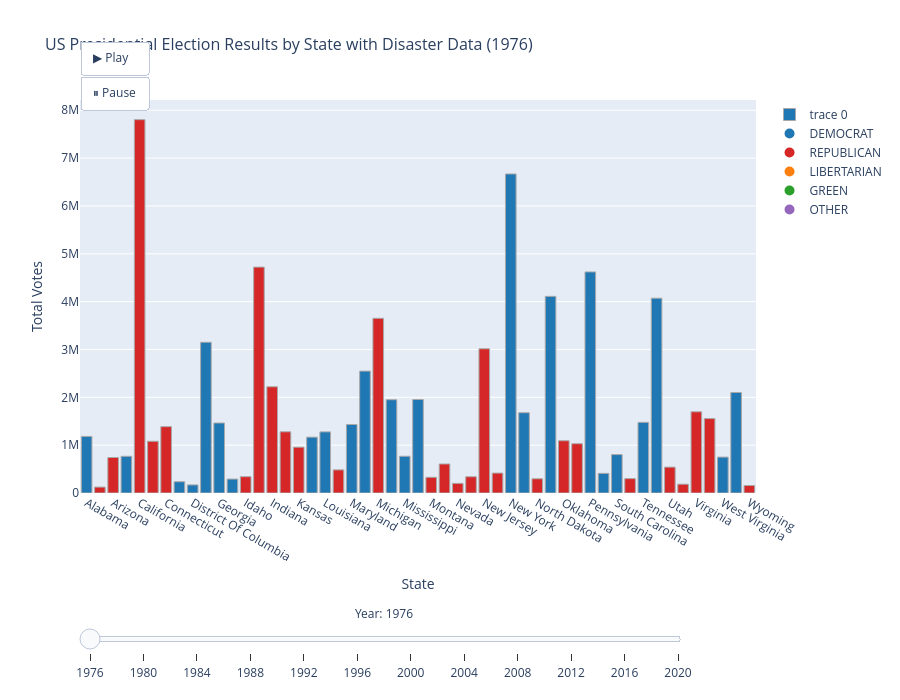

Notebook cell for this chart:
### Code cell
# ===== INTERACTIVE PLOTLY VISUALIZATION =====

import plotly.graph_objects as go

# Define color mapping for parties
party_colors = {
    'DEMOCRAT': '#1f77b4',
    'REPUBLICAN': '#d62728',
    'LIBERTARIAN': '#ff7f0e',
    'GREEN': '#2ca02c',
    'OTHER': '#9467bd'
}

# Get all unique years and sort them
election_years = sorted(merged_df['year'].unique())

# Create frames for animation (one per year)
frames = []
for year in election_years:
    year_data = merged_df[merged_df['year'] == year]
    
    # Create hover text with detailed information
    hover_text = (
        '<b>' + year_data['state'] + '</b><br>' +
        'Winning Party: ' + year_data['winning_party'] + '<br>' +
        'Total Votes: ' + (year_data['total_votes']/1000).round(1).astype(str) + 'K<br>' +
        'Disasters: ' + year_data['disaster_count'].astype(int).astype(str) + '<br>' +
        'Incident Types: ' + year_data['incident_type'] + '<br>' +
        'Total FEMA Aid: ' + year_data['total_fema_aid_formatted'] +
        '<extra></extra>'
    )
    
    # Assign colors based on winning party
    bar_colors = year_data['winning_party'].map(party_colors).fillna('#cccccc')
    
    fig_data = go.Bar(
        x=year_data['state'],
        y=year_data['total_votes'],
        marker=dict(color=bar_colors, line=dict(color='darkgray', width=1)),
        hovertext=hover_text,
        hoverinfo='text',
        name='Election Results'
    )
    
    frames.append(go.Frame(data=[fig_data], name=str(year)))

# Create initial figure with first year
initial_year = election_years[0]
initial_data = merged_df[merged_df['year'] == initial_year]
initial_colors = initial_data['winning_party'].map(party_colors).fillna('#cccccc')
initial_hover = (
    '<b>' + initial_data['state'] + '</b><br>' +
    'Winning Party: ' + initial_data['winning_party'] + '<br>' +
    'Total Votes: ' + (initial_data['total_votes']/1000).round(1).astype(str) + 'K<br>' +
    'Disasters: ' + initial_data['disaster_count'].astype(int).astype(str) + '<br>' +
    'Incident Types: ' + initial_data['incident_type'] + '<br>' +
    'Total FEMA Aid: ' + initial_data['total_fema_aid_formatted'] +
    '<extra></extra>'
)

fig = go.Figure(
    data=[go.Bar(
        x=initial_data['state'],
        y=initial_data['total_votes'],
        marker=dict(color=initial_colors, line=dict(color='darkgray', width=1)),
        hovertext=initial_hover,
        hoverinfo='text'
    )],
    frames=frames
)

# Add legend elements
legend_elements = [
    go.Scatter(x=[None], y=[None], mode='markers', 
               marker=dict(size=10, color=color), name=party)
    for party, color in party_colors.items()
]

for element in legend_elements:
    fig.add_trace(element)

# Update layout with animation controls
fig.update_layout(
    title=dict(text=f'US Presidential Election Results by State with Disaster Data ({initial_year})',
               font=dict(size=16)),
    xaxis_title='State',
    yaxis_title='Total Votes',
    height=700,
    hovermode='closest',
    updatemenus=[dict(
        type='buttons',
        showactive=False,
        y=1.15,
        x=0.0,
        xanchor='left',
        yanchor='top',
        buttons=[
            dict(label='▶ Play', method='animate',
                 args=[None, {'frame': {'duration': 500, 'redraw': True},
                               'fromcurrent': True, 'transition': {'duration': 300}}]),
            dict(label='⏸ Pause', method='animate',
                 args=[[None], {'frame': {'duration': 0, 'redraw': True},
                                 'mode': 'immediate', 'transition': {'duration': 0}}])
        ]
    )],
    sliders=[{
        'active': 0,
        'yanchor': 'top',
        'y': -0.15,
        'xanchor': 'left',
        'x': 0.0,
        'len': 0.9,
        'transition': {'duration': 300},
        'pad': {'b': 10, 't': 50},
        'currentvalue': {
            'font': {'size': 12},
            'prefix': 'Year: ',
            'visible': True,
            'xanchor': 'center'
        },
        'steps': [
            {
                'args': [[str(year)], {
                    'frame': {'duration': 300, 'redraw': True},
                    'mode': 'immediate',
                    'transition': {'duration': 300}
                }],
                'method': 'animate',
                'label': str(year)
            }
            for year in election_years
        ]
    }]
)

fig.show()

### Figure 1 — Plotly figure (JSON) as saved in the notebook; plotly's stock layout.template omitted (floating-point values rounded to 4 significant figures)
{"data": [{"hoverinfo": "text", "hovertext": ["<b>Alabama</b><br>Winning Party: DEMOCRAT<br>Total Votes: 1182.8K<br>Disasters: 0<br>Incident Types: No reported disasters<br>Total FEMA Aid: $0.0M<extra></extra>", "<b>Alaska</b><br>Winning Party: REPUBLICAN<br>Total Votes: 123.6K<br>Disasters: 0<br>Incident Types: No reported disasters<br>Total FEMA Aid: $0.0M<extra></extra>", "<b>Arizona</b><br>Winning Party: REPUBLICAN<br>Total Votes: 742.7K<br>Disasters: 0<br>Incident Types: No reported disasters<br>Total FEMA Aid: $0.0M<extra></extra>", "<b>Arkansas</b><br>Winning Party: DEMOCRAT<br>Total Votes: 767.5K<br>Disasters: 0<br>Incident Types: No reported disasters<br>Total FEMA Aid: $0.0M<extra></extra>", "<b>California</b><br>Winning Party: REPUBLICAN<br>Total Votes: 7803.8K<br>Disasters: 0<br>Incident Types: No reported disasters<br>Total FEMA Aid: $0.0M<extra></extra>", "<b>Colorado</b><br>Winning Party: REPUBLICAN<br>Total Votes: 1081.4K<br>Disasters: 0<br>Incident Types: No reported disasters<br>Total FEMA Aid: $0.0M<extra></extra>", "<b>Connecticut</b><br>Winning Party: REPUBLICAN<br>Total Votes: 1386.4K<br>Disasters: 0<br>Incident Types: No reported disasters<br>Total FEMA Aid: $0.0M<extra></extra>", "<b>Delaware</b><br>Winning Party: DEMOCRAT<br>Total Votes: 235.6K<br>Disasters: 0<br>Incident Types: No reported disasters<br>Total FEMA Aid: $0.0M<extra></extra>", "<b>District Of Columbia</b><br>Winning Party: DEMOCRAT<br>Total Votes: 168.8K<br>Disasters: 0<br>Incident Types: No reported disasters<br>Total FEMA Aid: $0.0M<extra></extra>", "<b>Florida</b><br>Winning Party: DEMOCRAT<br>Total Votes: 3150.6K<br>Disasters: 0<br>Incident Types: No reported disasters<br>Total FEMA Aid: $0.0M<extra></extra>", "<b>Georgia</b><br>Winning Party: DEMOCRAT<br>Total Votes: 1463.2K<br>Disasters: 0<br>Incident Types: No reported disasters<br>Total FEMA Aid: $0.0M<extra></extra>", "<b>Hawaii</b><br>Winning Party: DEMOCRAT<br>Total Votes: 291.3K<br>Disasters: 0<br>Incident Types: No reported disasters<br>Total FEMA Aid: $0.0M<extra></extra>", "<b>Idaho</b><br>Winning Party: REPUBLICAN<br>Total Votes: 340.9K<br>Disasters: 0<br>Incident Types: No reported disasters<br>Total FEMA Aid: $0.0M<extra></extra>", "<b>Illinois</b><br>Winning Party: REPUBLICAN<br>Total Votes: 4721.3K<br>Disasters: 0<br>Incident Types: No reported disasters<br>Total FEMA Aid: $0.0M<extra></extra>", "<b>Indiana</b><br>Winning Party: REPUBLICAN<br>Total Votes: 2220.4K<br>Disasters: 0<br>Incident Types: No reported disasters<br>Total FEMA Aid: $0.0M<extra></extra>", "<b>Iowa</b><br>Winning Party: REPUBLICAN<br>Total Votes: 1279.3K<br>Disasters: 0<br>Incident Types: No reported disasters<br>Total FEMA Aid: $0.0M<extra></extra>", "<b>Kansas</b><br>Winning Party: REPUBLICAN<br>Total Votes: 957.8K<br>Disasters: 0<br>Incident Types: No reported disasters<br>Total FEMA Aid: $0.0M<extra></extra>", "<b>Kentucky</b><br>Winning Party: DEMOCRAT<br>Total Votes: 1167.1K<br>Disasters: 0<br>Incident Types: No reported disasters<br>Total FEMA Aid: $0.0M<extra></extra>", "<b>Louisiana</b><br>Winning Party: DEMOCRAT<br>Total Votes: 1277.4K<br>Disasters: 0<br>Incident Types: No reported disasters<br>Total FEMA Aid: $0.0M<extra></extra>", "<b>Maine</b><br>Winning Party: REPUBLICAN<br>Total Votes: 483.0K<br>Disasters: 0<br>Incident Types: No reported disasters<br>Total FEMA Aid: $0.0M<extra></extra>", "<b>Maryland</b><br>Winning Party: DEMOCRAT<br>Total Votes: 1432.3K<br>Disasters: 0<br>Incident Types: No reported disasters<br>Total FEMA Aid: $0.0M<extra></extra>", "<b>Massachusetts</b><br>Winning Party: DEMOCRAT<br>Total Votes: 2547.6K<br>Disasters: 0<br>Incident Types: No reported disasters<br>Total FEMA Aid: $0.0M<extra></extra>", "<b>Michigan</b><br>Winning Party: REPUBLICAN<br>Total Votes: 3651.6K<br>Disasters: 0<br>Incident Types: No reported disasters<br>Total FEMA Aid: $0.0M<extra></extra>", "<b>Minnesota</b><br>Winning Party: DEMOCRAT<br>Total Votes: 1949.9K<br>Disasters: 0<br>Incident Types: No reported disasters<br>Total FEMA Aid: $0.0M<extra></extra>", "<b>Mississippi</b><br>Winning Party: DEMOCRAT<br>Total Votes: 768.4K<br>Disasters: 0<br>Incident Types: No reported disasters<br>Total FEMA Aid: $0.0M<extra></extra>", "<b>Missouri</b><br>Winning Party: DEMOCRAT<br>Total Votes: 1953.6K<br>Disasters: 0<br>Incident Types: No reported disasters<br>Total FEMA Aid: $0.0M<extra></extra>", "<b>Montana</b><br>Winning Party: REPUBLICAN<br>Total Votes: 328.7K<br>Disasters: 0<br>Incident Types: No reported disasters<br>Total FEMA Aid: $0.0M<extra></extra>", "<b>Nebraska</b><br>Winning Party: REPUBLICAN<br>Total Votes: 606.7K<br>Disasters: 0<br>Incident Types: No reported disasters<br>Total FEMA Aid: $0.0M<extra></extra>", "<b>Nevada</b><br>Winning Party: REPUBLICAN<br>Total Votes: 201.9K<br>Disasters: 0<br>Incident Types: No reported disasters<br>Total FEMA Aid: $0.0M<extra></extra>", "<b>New Hampshire</b><br>Winning Party: REPUBLICAN<br>Total Votes: 339.6K<br>Disasters: 0<br>Incident Types: No reported disasters<br>Total FEMA Aid: $0.0M<extra></extra>", "<b>New Jersey</b><br>Winning Party: REPUBLICAN<br>Total Votes: 3014.5K<br>Disasters: 0<br>Incident Types: No reported disasters<br>Total FEMA Aid: $0.0M<extra></extra>", "<b>New Mexico</b><br>Winning Party: REPUBLICAN<br>Total Votes: 416.6K<br>Disasters: 0<br>Incident Types: No reported disasters<br>Total FEMA Aid: $0.0M<extra></extra>", "<b>New York</b><br>Winning Party: DEMOCRAT<br>Total Votes: 6668.3K<br>Disasters: 0<br>Incident Types: No reported disasters<br>Total FEMA Aid: $0.0M<extra></extra>", "<b>North Carolina</b><br>Winning Party: DEMOCRAT<br>Total Votes: 1677.9K<br>Disasters: 0<br>Incident Types: No reported disasters<br>Total FEMA Aid: $0.0M<extra></extra>", "<b>North Dakota</b><br>Winning Party: REPUBLICAN<br>Total Votes: 297.3K<br>Disasters: 0<br>Incident Types: No reported disasters<br>Total FEMA Aid: $0.0M<extra></extra>", "<b>Ohio</b><br>Winning Party: DEMOCRAT<br>Total Votes: 4110.5K<br>Disasters: 0<br>Incident Types: No reported disasters<br>Total FEMA Aid: $0.0M<extra></extra>", "<b>Oklahoma</b><br>Winning Party: REPUBLICAN<br>Total Votes: 1092.3K<br>Disasters: 0<br>Incident Types: No reported disasters<br>Total FEMA Aid: $0.0M<extra></extra>", "<b>Oregon</b><br>Winning Party: REPUBLICAN<br>Total Votes: 1029.9K<br>Disasters: 0<br>Incident Types: No reported disasters<br>Total FEMA Aid: $0.0M<extra></extra>", "<b>Pennsylvania</b><br>Winning Party: DEMOCRAT<br>Total Votes: 4620.8K<br>Disasters: 0<br>Incident Types: No reported disasters<br>Total FEMA Aid: $0.0M<extra></extra>", "<b>Rhode Island</b><br>Winning Party: DEMOCRAT<br>Total Votes: 410.6K<br>Disasters: 0<br>Incident Types: No reported disasters<br>Total FEMA Aid: $0.0M<extra></extra>", "<b>South Carolina</b><br>Winning Party: DEMOCRAT<br>Total Votes: 802.6K<br>Disasters: 0<br>Incident Types: No reported disasters<br>Total FEMA Aid: $0.0M<extra></extra>", "<b>South Dakota</b><br>Winning Party: REPUBLICAN<br>Total Votes: 300.7K<br>Disasters: 0<br>Incident Types: No reported disasters<br>Total FEMA Aid: $0.0M<extra></extra>", "<b>Tennessee</b><br>Winning Party: DEMOCRAT<br>Total Votes: 1476.3K<br>Disasters: 0<br>Incident Types: No reported disasters<br>Total FEMA Aid: $0.0M<extra></extra>", "<b>Texas</b><br>Winning Party: DEMOCRAT<br>Total Votes: 4071.9K<br>Disasters: 0<br>Incident Types: No reported disasters<br>Total FEMA Aid: $0.0M<extra></extra>", "<b>Utah</b><br>Winning Party: REPUBLICAN<br>Total Votes: 541.2K<br>Disasters: 0<br>Incident Types: No reported disasters<br>Total FEMA Aid: $0.0M<extra></extra>", "<b>Vermont</b><br>Winning Party: REPUBLICAN<br>Total Votes: 183.9K<br>Disasters: 0<br>Incident Types: No reported disasters<br>Total FEMA Aid: $0.0M<extra></extra>", "<b>Virginia</b><br>Winning Party: REPUBLICAN<br>Total Votes: 1697.1K<br>Disasters: 0<br>Incident Types: No reported disasters<br>Total FEMA Aid: $0.0M<extra></extra>", "<b>Washington</b><br>Winning Party: REPUBLICAN<br>Total Votes: 1555.5K<br>Disasters: 0<br>Incident Types: No reported disasters<br>Total FEMA Aid: $0.0M<extra></extra>", "<b>West Virginia</b><br>Winning Party: DEMOCRAT<br>Total Votes: 750.6K<br>Disasters: 0<br>Incident Types: No reported disasters<br>Total FEMA Aid: $0.0M<extra></extra>", "<b>Wisconsin</b><br>Winning Party: DEMOCRAT<br>Total Votes: 2101.3K<br>Disasters: 0<br>Incident Types: No reported disasters<br>Total FEMA Aid: $0.0M<extra></extra>", "<b>Wyoming</b><br>Winning Party: REPUBLICAN<br>Total Votes: 156.3K<br>Disasters: 0<br>Incident Types: No reported disasters<br>Total FEMA Aid: $0.0M<extra></extra>"], "marker": {"color": ["#1f77b4", "#d62728", "#d62728", "#1f77b4", "#d62728", "#d62728", "#d62728", "#1f77b4", "#1f77b4", "#1f77b4", "#1f77b4", "#1f77b4", "#d62728", "#d62728", "#d62728", "#d62728", "#d62728", "#1f77b4", "#1f77b4", "#d62728", "#1f77b4", "#1f77b4", "#d62728", "#1f77b4", "#1f77b4", "#1f77b4", "#d62728", "#d62728", "#d62728", "#d62728", "#d62728", "#d62728", "#1f77b4", "#1f77b4", "#d62728", "#1f77b4", "#d62728", "#d62728", "#1f77b4", "#1f77b4", "#1f77b4", "#d62728", "#1f77b4", "#1f77b4", "#d62728", "#d62728", "#d62728", "#d62728", "#1f77b4", "#1f77b4", "#d62728"], "line": {"color": "darkgray", "width": 1}}, "type": "bar", "x": ["Alabama", "Alaska", "Arizona", "Arkansas", "California", "Colorado", "Connecticut", "Delaware", "District Of Columbia", "Florida", "Georgia", "Hawaii", "Idaho", "Illinois", "Indiana", "Iowa", "Kansas", "Kentucky", "Louisiana", "Maine", "Maryland", "Massachusetts", "Michigan", "Minnesota", "Mississippi", "Missouri", "Montana", "Nebraska", "Nevada", "New Hampshire", "New Jersey", "New Mexico", "New York", "North Carolina", "North Dakota", "Ohio", "Oklahoma", "Oregon", "Pennsylvania", "Rhode Island", "South Carolina", "South Dakota", "Tennessee", "Texas", "Utah", "Vermont", "Virginia", "Washington", "West Virginia", "Wisconsin", "Wyoming"], "y": [1183000.0, 123600.0, 742700.0, 767500.0, 7804000.0, 1081000.0, 1386000.0, 235600.0, 168800.0, 3151000.0, 1463000.0, 291300.0, 340900.0, 4721000.0, 2220000.0, 1279000.0, 957800.0, 1167000.0, 1277000.0, 483000.0, 1432000.0, 2548000.0, 3652000.0, 1950000.0, 768400.0, 1954000.0, 328700.0, 606700.0, 201900.0, 339600.0, 3014000.0, 416600.0, 6668000.0, 1678000.0, 297300.0, 4110000.0, 1092000.0, 1030000.0, 4621000.0, 410600.0, 802600.0, 300700.0, 1476000.0, 4072000.0, 541200.0, 183900.0, 1697000.0, 1556000.0, 750600.0, 2101000.0, 156300.0]}, {"marker": {"color": "#1f77b4", "size": 10}, "mode": "markers", "name": "DEMOCRAT", "type": "scatter", "x": [null], "y": [null]}, {"marker": {"color": "#d62728", "size": 10}, "mode": "markers", "name": "REPUBLICAN", "type": "scatter", "x": [null], "y": [null]}, {"marker": {"color": "#ff7f0e", "size": 10}, "mode": "markers", "name": "LIBERTARIAN", "type": "scatter", "x": [null], "y": [null]}, {"marker": {"color": "#2ca02c", "size": 10}, "mode": "markers", "name": "GREEN", "type": "scatter", "x": [null], "y": [null]}, {"marker": {"color": "#9467bd", "size": 10}, "mode": "markers", "name": "OTHER", "type": "scatter", "x": [null], "y": [null]}], "layout": {"height": 700, "hovermode": "closest", "sliders": [{"active": 0, "currentvalue": {"font": {"size": 12}, "prefix": "Year: ", "visible": true, "xanchor": "center"}, "len": 0.9, "pad": {"b": 10, "t": 50}, "steps": [{"args": [["1976"], {"frame": {"duration": 300, "redraw": true}, "mode": "immediate", "transition": {"duration": 300}}], "label": "1976", "method": "animate"}, {"args": [["1980"], {"frame": {"duration": 300, "redraw": true}, "mode": "immediate", "transition": {"duration": 300}}], "label": "1980", "method": "animate"}, {"args": [["1984"], {"frame": {"duration": 300, "redraw": true}, "mode": "immediate", "transition": {"duration": 300}}], "label": "1984", "method": "animate"}, {"args": [["1988"], {"frame": {"duration": 300, "redraw": true}, "mode": "immediate", "transition": {"duration": 300}}], "label": "1988", "method": "animate"}, {"args": [["1992"], {"frame": {"duration": 300, "redraw": true}, "mode": "immediate", "transition": {"duration": 300}}], "label": "1992", "method": "animate"}, {"args": [["1996"], {"frame": {"duration": 300, "redraw": true}, "mode": "immediate", "transition": {"duration": 300}}], "label": "1996", "method": "animate"}, {"args": [["2000"], {"frame": {"duration": 300, "redraw": true}, "mode": "immediate", "transition": {"duration": 300}}], "label": "2000", "method": "animate"}, {"args": [["2004"], {"frame": {"duration": 300, "redraw": true}, "mode": "immediate", "transition": {"duration": 300}}], "label": "2004", "method": "animate"}, {"args": [["2008"], {"frame": {"duration": 300, "redraw": true}, "mode": "immediate", "transition": {"duration": 300}}], "label": "2008", "method": "animate"}, {"args": [["2012"], {"frame": {"duration": 300, "redraw": true}, "mode": "immediate", "transition": {"duration": 300}}], "label": "2012", "method": "animate"}, {"args": [["2016"], {"frame": {"duration": 300, "redraw": true}, "mode": "immediate", "transition": {"duration": 300}}], "label": "2016", "method": "animate"}, {"args": [["2020"], {"frame": {"duration": 300, "redraw": true}, "mode": "immediate", "transition": {"duration": 300}}], "label": "2020", "method": "animate"}], "transition": {"duration": 300}, "x": 0, "xanchor": "left", "y": -0.15, "yanchor": "top"}], "title": {"font": {"size": 16}, "text": "US Presidential Election Results by State with Disaster Data (1976)"}, "updatemenus": [{"buttons": [{"args": [null, {"frame": {"duration": 500, "redraw": true}, "fromcurrent": true, "transition": {"duration": 300}}], "label": "▶ Play", "method": "animate"}, {"args": [[null], {"frame": {"duration": 0, "redraw": true}, "mode": "immediate", "transition": {"duration": 0}}], "label": "⏸ Pause", "method": "animate"}], "showactive": false, "type": "buttons", "x": 0, "xanchor": "left", "y": 1.15, "yanchor": "top"}], "xaxis": {"title": {"text": "State"}}, "yaxis": {"title": {"text": "Total Votes"}}}}
